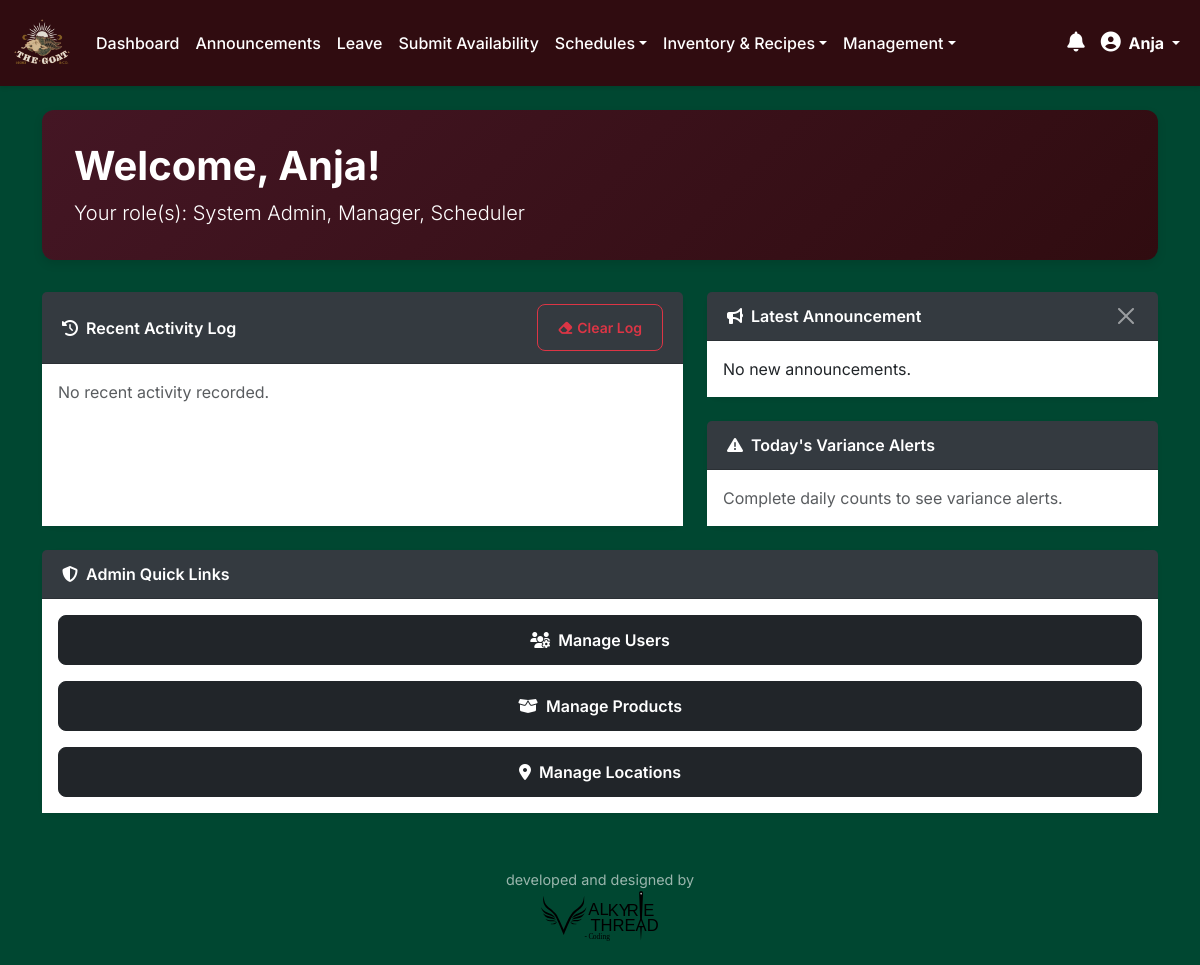
The app's page /dashboard (signed in) with its own data.
### app.py (models this page shows)
class User(db.Model, UserMixin):
    id = db.Column(db.Integer, primary_key=True)
    username = db.Column(db.String(20), unique=True, nullable=False)
    full_name = db.Column(db.String(100), nullable=False)
    password = db.Column(db.String(60), nullable=False)
    password_reset_requested = db.Column(db.Boolean, nullable=False, default=False)
    last_seen = db.Column(db.DateTime, default=datetime.utcnow)
    force_logout_requested = db.Column(db.Boolean, default=False)
    is_suspended = db.Column(db.Boolean, default=False, nullable=False)
    suspension_end_date = db.Column(db.Date, nullable=True)
    suspension_document_path = db.Column(db.String(255), nullable=True) # Path to the uploaded document
    roles = db.relationship('Role', secondary=user_roles, backref=db.backref('users', lazy='dynamic'))
    counts = db.relationship('Count', backref='user', lazy=True)
    announcements = db.relationship('Announcement', backref='user', lazy=True)
    seen_announcements = db.relationship('Announcement', secondary=announcement_view, back_populates='viewers', lazy='dynamic')
    @property
    def role_names(self):
        return [role.name for role in self.roles]
    def has_role(self, role_name):
        return role_name in self.role_names

class Role(db.Model):
    id = db.Column(db.Integer, primary_key=True)
    name = db.Column(db.String(50), unique=True, nullable=False)

### app.py (the view, shortened to what this page needs)
@app.route('/dashboard')
@login_required
def dashboard():
    latest_announcement = Announcement.query.order_by(Announcement.id.desc()).first()
    today_date = datetime.utcnow().date()
    bod_submitted = BeginningOfDay.query.filter_by(date=today_date).first() is not None
    activity_logs, variance_alerts, password_reset_requests = None, None, None
    open_shifts_for_volunteering = []
    if current_user.has_role('system_admin'):
        activity_logs = ActivityLog.query.order_by(ActivityLog.timestamp.desc()).limit(20).all()
        password_reset_requests = User.query.filter_by(password_reset_requested=True).all()
    location_statuses = []
    if current_user.has_role('manager') or current_user.has_role('bartender'):
        locations = Location.query.order_by(Location.name).all()
        for loc in locations:
            latest_count = Count.query.filter(Count.location == loc.name, func.date(Count.timestamp) == today_date).order_by(Count.timestamp.desc()).first()
            status = 'not_started'
            if latest_count:
                status = 'corrected' if latest_count.count_type == 'Corrections Count' else 'counted'
            location_statuses.append({'location_obj': loc, 'status': status})
    return render_template('dashboard.html',
                           latest_announcement=latest_announcement,
                           location_statuses=location_statuses,
                           bod_submitted=bod_submitted,
                           activity_logs=activity_logs,
                           variance_alerts=variance_alerts,
                           password_reset_requests=password_reset_requests,
                           open_shifts_for_volunteering=open_shifts_for_volunteering)

### app.py (called while the page is built, shortened)
@login_manager.user_loader
def load_user(user_id):
    return User.query.get(int(user_id))

@app.before_request
def before_request_handler():
    if current_user.is_authenticated:
        db_changed = False
        if current_user.is_suspended and current_user.suspension_end_date and datetime.utcnow().date() > current_user.suspension_end_date:
            current_user.is_suspended = False
            current_user.suspension_end_date = None
            current_user.suspension_document_path = None # Clear document path on auto-reinstatement
            db_changed = True
            flash('Your suspension period has ended. Full access has been restored.', 'info')
        current_user.last_seen = datetime.utcnow()
        db_changed = True
        if db_changed:
            db.session.commit()

### templates/dashboard.html (shortened to what this page needs)
{% extends "base.html" %}
{% block content %}
<header class="dashboard-header">
    <h1>Welcome, {{ current_user.full_name }}!</h1>
    <p class="lead mb-0">
        Your role(s):
        {% for role in current_user.roles %}
            {{ role.name.replace('_', ' ').title() }}{% if not loop.last %}, {% endif %}
        {% endfor %}
    </p>
</header>
<div class="row g-4">
    {% if current_user.has_role('system_admin') %}
        <div class="col-lg-7">
            <div class="card shadow-sm h-100">
                <div class="card-header card-header-custom d-flex justify-content-between align-items-center">
                    <span><i class="fas fa-history me-2"></i>Recent Activity Log</span>
                    <form action="{{ url_for('clear_all_activity_logs') }}" method="post" class="mb-0">
                        <button type="submit" class="btn btn-sm btn-outline-danger" onclick="return confirm('Are you sure you want to clear ALL activity logs? This action cannot be undone.')">
                            <i class="fas fa-eraser me-1"></i>Clear Log
                        </button>
                    </form>
                </div>
                <div class="card-body" style="overflow-y: auto; max-height: 400px;">
                    {% if activity_logs %}
                        <ul class="list-group list-group-flush">
                            {% for log in activity_logs %}
                            <li class="list-group-item">
                                <p class="mb-0"><strong>{{ log.user.full_name }}</strong> ({{ log.user.username }}) {{ log.action }}</p>
                                <small class="text-muted">{{ log.timestamp | to_local_time }}</small>
                            </li>
                            {% endfor %}
                        </ul>
                    {% else %}
                        <p class="text-muted">No recent activity recorded.</p>
                    {% endif %}
                </div>
            </div>
        </div>
        <div class="col-lg-5">
            <div class="card shadow-sm mb-4" id="latest-announcement-card">
                <div class="card-header card-header-custom d-flex justify-content-between align-items-center">
                    <span><i class="fas fa-bullhorn me-2"></i>Latest Announcement</span>
                    <button type="button" class="btn-close btn-close-white" id="dismiss-announcement-btn" aria-label="Dismiss"></button>
                </div>
                <div class="card-body">
                    {% if latest_announcement %}
                        <h5 class="card-title">{{ latest_announcement.title }}</h5>
                        <p class="card-text">{{ latest_announcement.message }}</p>
                        <a href="{{ url_for('announcements') }}" class="btn btn-outline-dark mt-2">View All</a>
                    {% else %}
                        <p class="card-text">No new announcements.</p>
                    {% endif %}
                </div>
            </div>
            <div class="card shadow-sm">
                <div class="card-header card-header-custom"><i class="fas fa-exclamation-triangle me-2"></i>Today's Variance Alerts</div>
                <div class="card-body">
                    {% if bod_submitted and variance_alerts is not none %}
                        {% if variance_alerts %}
                            <ul class="list-group list-group-flush">
                                {% for alert in variance_alerts %}
                                <li class="list-group-item d-flex justify-content-between align-items-center">
                                    {{ alert.name }}
                                    {% if alert.variance > 0 %}<span class="badge bg-success rounded-pill">+{{ alert.variance }}</span>
                                    {% else %}<span class="badge bg-danger rounded-pill">{{ alert.variance }}</span>{% endif %}
                                </li>
                                {% endfor %}
                            </ul>
                            <div class="d-grid mt-3">
                                <a href="{{ url_for('variance') }}" class="btn btn-sm btn-outline-dark">View Full Report</a>
                            </div>
                        {% else %}
                            <p class="card-text text-success"><i class="fas fa-check-circle me-2"></i>No variances detected today.</p>
                        {% endif %}
                    {% else %}
                        <p class="card-text text-muted">Complete daily counts to see variance alerts.</p>
                    {% endif %}
                </div>
            </div>
        </div>
        <div class="col-12 mt-4">
            <div class="card shadow-sm h-100">
                <div class="card-header card-header-custom"><i class="fas fa-shield-alt me-2"></i>Admin Quick Links</div>
                <div class="card-body d-grid gap-3">
                    <a href="{{ url_for('manage_users') }}" class="btn btn-dark"><i class="fas fa-users-cog me-2"></i>Manage Users</a>
                    <a href="{{ url_for('products') }}" class="btn btn-dark"><i class="fas fa-box-open me-2"></i>Manage Products</a>
                    <a href="{{ url_for('manage_locations') }}" class="btn btn-dark"><i class="fas fa-map-marker-alt me-2"></i>Manage Locations</a>
                </div>
            </div>
        </div>
    {% endif %}
</div>
{% endblock %}

### templates/base.html (shortened to what this page needs)
<!DOCTYPE html>
<html lang="en">
<head>
    <link href="https://cdn.jsdelivr.net/npm/bootstrap@5.3.0/dist/css/bootstrap.min.css" rel="stylesheet">
    <link rel="stylesheet" href="https://cdnjs.cloudflare.com/ajax/libs/font-awesome/6.4.0/css/all.min.css">
    <link href="{{ url_for('static', filename='styles.css') }}" rel="stylesheet">
</head>
<body class="d-flex flex-column min-vh-100">
    <nav class="navbar navbar-expand-lg navbar-dark custom-navbar">
        <div class="container-fluid">
            <a class="navbar-brand" href="{{ url_for('dashboard') }}">
                <img src="{{ url_for('static', filename='logo.avif') }}" alt="Inventory Logo" width="60" height="60">
            </a>
            <div class="collapse navbar-collapse" id="navbarNav">
                <ul class="navbar-nav me-auto">
                    {% if current_user.is_authenticated %}
                        <li class="nav-item"><a class="nav-link" href="{{ url_for('dashboard') }}">Dashboard</a></li>
                        {% if not current_user.has_role('scheduler') or current_user.has_role('system_admin') or current_user.has_role('general_manager') %}
                        <li class="nav-item"><a class="nav-link" href="{{ url_for('announcements') }}">Announcements</a></li>
                        {% endif %}
                        {% if not current_user.has_role('scheduler') or current_user.has_role('system_admin') or current_user.has_role('general_manager') %}
                        <li class="nav-item"><a class="nav-link" href="{{ url_for('leave_requests') }}">Leave</a></li>
                        {% endif %}
                        {% if current_user.has_role('bartender') or current_user.has_role('waiter') or current_user.has_role('skullers') or current_user.has_role('manager') or current_user.has_role('general_manager') or current_user.has_role('system_admin') %}
                            <li class="nav-item"><a class="nav-link" href="{{ url_for('submit_shifts') }}">Submit Availability</a></li>
                        {% endif %}
                        {% if current_user.has_role('bartender') or current_user.has_role('waiter') or current_user.has_role('skullers') or current_user.has_role('manager') or current_user.has_role('general_manager') or current_user.has_role('scheduler') or current_user.has_role('system_admin') %}
                            <li class="nav-item dropdown">
                                <a class="nav-link dropdown-toggle" href="#" id="scheduleViewDropdown" role="button" data-bs-toggle="dropdown" aria-expanded="false">Schedules</a>
                            </li>
                        {% endif %}
                        {% if current_user.has_role('bartender') or current_user.has_role('manager') or current_user.has_role('general_manager') or current_user.has_role('system_admin') %}
                        <li class="nav-item dropdown">
                            <a class="nav-link dropdown-toggle" href="#" id="inventoryDropdown" role="button" data-bs-toggle="dropdown" aria-expanded="false">Inventory & Recipes</a>
                        </li>
                        {% endif %}
                        {% set management_roles = ['manager', 'general_manager', 'scheduler', 'system_admin', 'business_owner'] %}
                        {% if management_roles | select('in', current_user.role_names) | list | length > 0 %}
                        <li class="nav-item dropdown">
                            <a class="nav-link dropdown-toggle" href="#" id="managementDropdown" role="button" data-bs-toggle="dropdown" aria-expanded="false">Management</a>
                        </li>
                        {% endif %}
                    {% endif %}
                </ul>
                <ul class="navbar-nav ms-auto align-items-center">
                    {% if current_user.is_authenticated %}
                        <li class="nav-item dropdown">
                            <a class="nav-link" href="#" role="button" id="notificationBell" data-bs-toggle="dropdown" aria-expanded="false">
                                <i class="fas fa-bell fs-5"></i>
                            </a>
                        </li>
                        <li class="nav-item dropdown">
                            <a class="nav-link dropdown-toggle active" href="#" role="button" data-bs-toggle="dropdown" aria-expanded="false">
                                <i class="fas fa-user-circle me-1 fs-5"></i> {{ current_user.full_name }}
                            </a>
                        </li>
                    {% endif %}
                </ul>
            </div>
        </div>
    </nav>
    <div class="wrapper flex-grow-1">
        <main class="container mt-4">
            {% block content %}{% endblock %}
        </main>
    </div>
    <footer class="app-footer">
        <div class="container">
            <p class="mb-0">developed and designed by</p><img src="{{ url_for('static', filename='Valkyrie_Logo.svg') }}" alt="code by Valkyrie Thread" height="50">
        </div>
    </footer>
    {% if current_user.is_authenticated %}
    <div class="toast-container position-fixed bottom-0 end-0 p-3"></div>
    {% endif %}
</body>
</html>

### static/styles.css (style rules this page uses)
html { box-sizing: border-box; }
*, *::before, *::after { box-sizing: inherit; }
body { background-color: rgb(0 71 49); font-family: 'Inter', sans-serif; color: #343a40; }
.custom-navbar { background-color: rgb(48, 12, 16) !important; box-shadow: 0 2px 4px rgba(0,0,0,0.1); position: sticky; top: 0; z-index: 1030; }
.custom-navbar .nav-link { color: white !important; font-weight: 500; transition: background-color 0.2s ease-in-out; }
.custom-navbar .nav-link.active { font-weight: bold; }
.card { border: none; border-radius: 0.75rem; transition: box-shadow 0.3s ease, transform 0.3s ease; }
.card-body { background-color: white; }
.btn { border-radius: 0.5rem; font-weight: 600; padding: 0.75rem 1.25rem; transition: all 0.2s ease-in-out; }
.dashboard-header { background: linear-gradient(135deg, rgb(68, 22, 36), rgb(48, 12, 16)); color: white; padding: 2rem; border-radius: 0.75rem; margin-bottom: 2rem; box-shadow: 0 4px 10px rgba(0,0,0,0.1); }
.dashboard-header h1 { font-weight: 700; }
.card-header-custom { background-color: #343a40; color: white; font-weight: 600; padding: 0.75rem 1.25rem; }
.app-footer { padding: 1.5rem 0; margin-top: 2rem; color: rgba(255, 255, 255, 0.6); text-align: center; font-size: 0.9rem; }

### records on screen
User: full_name "Anja"
Role: name.replace "System Admin"
Role: name.replace "Manager"
Role: name.replace "Scheduler"
